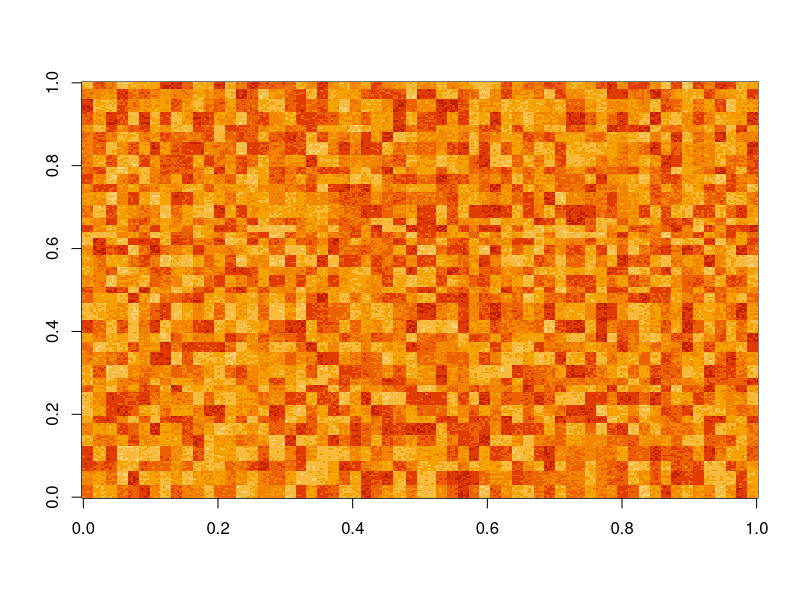
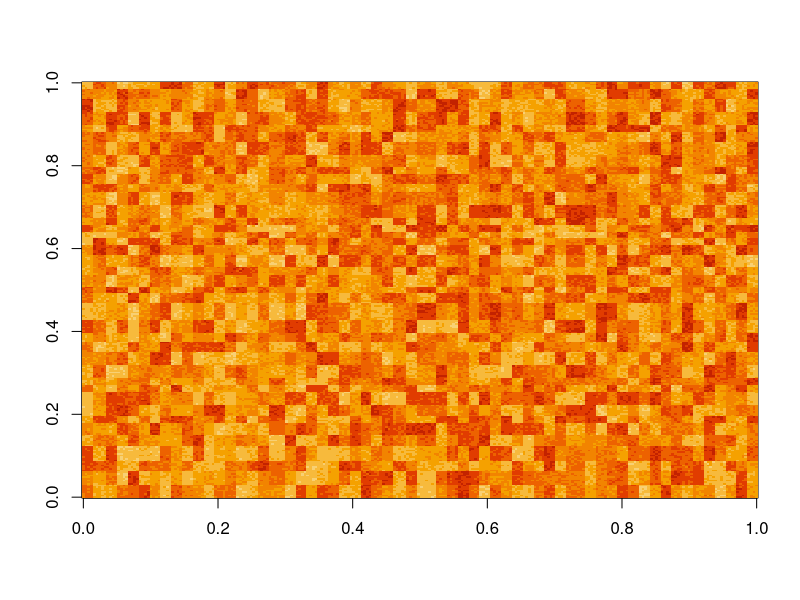
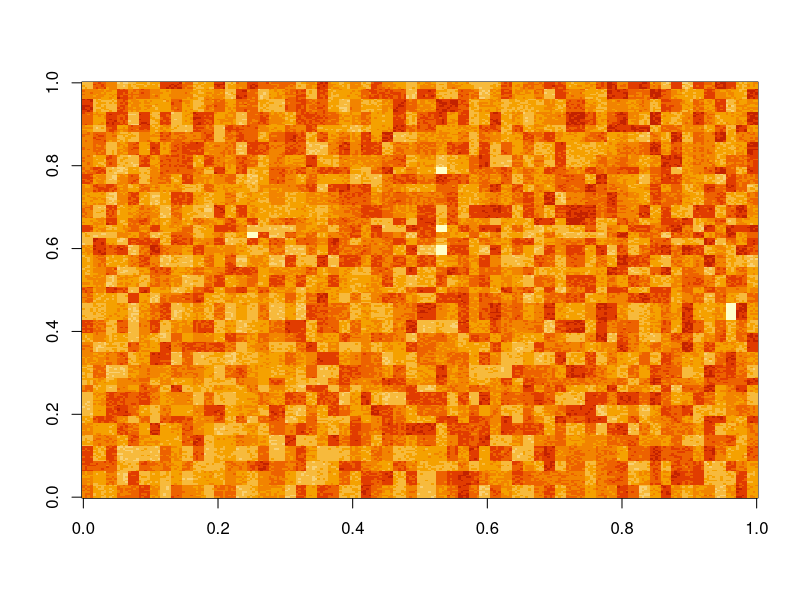
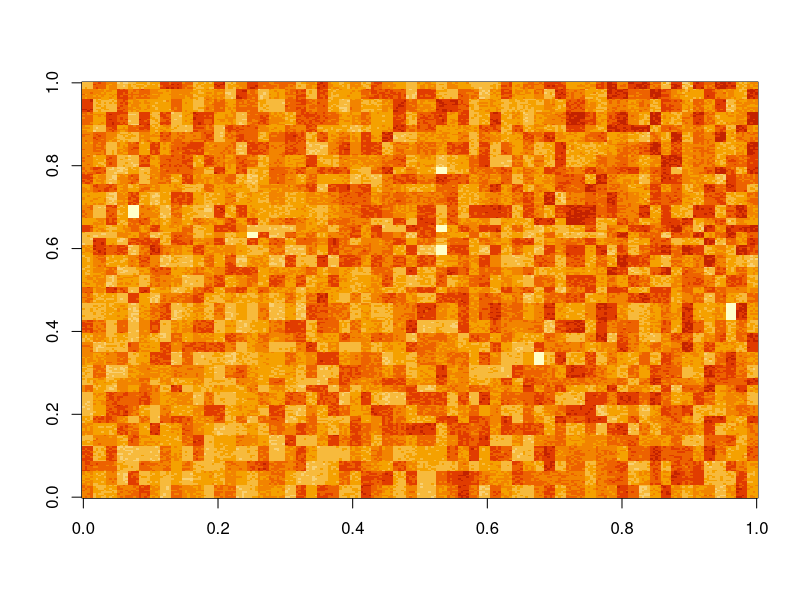
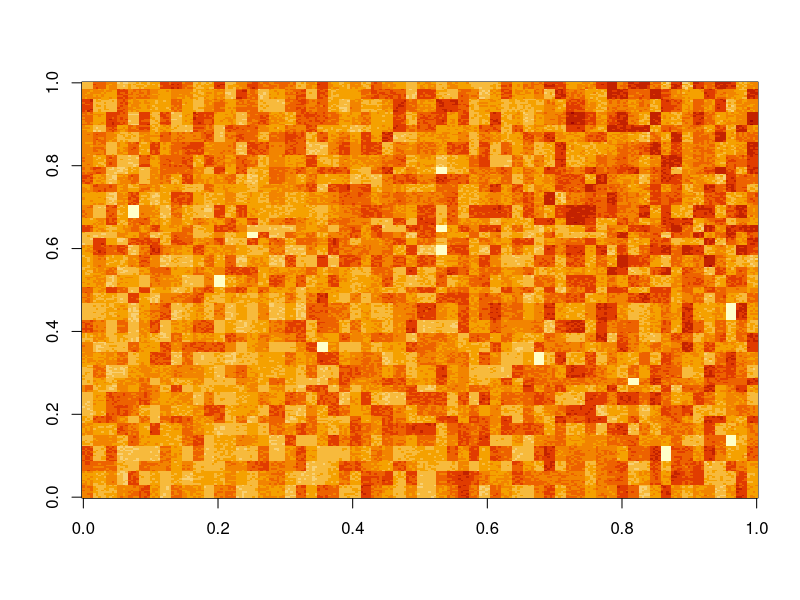
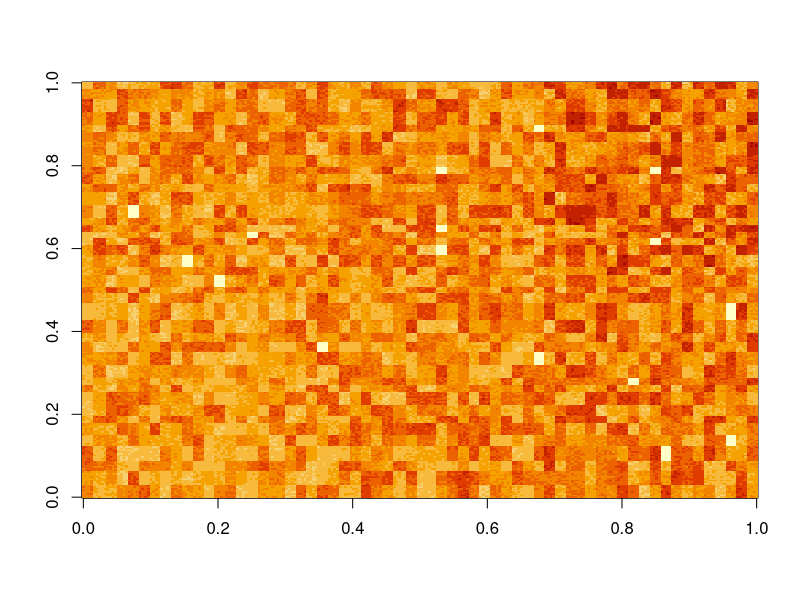
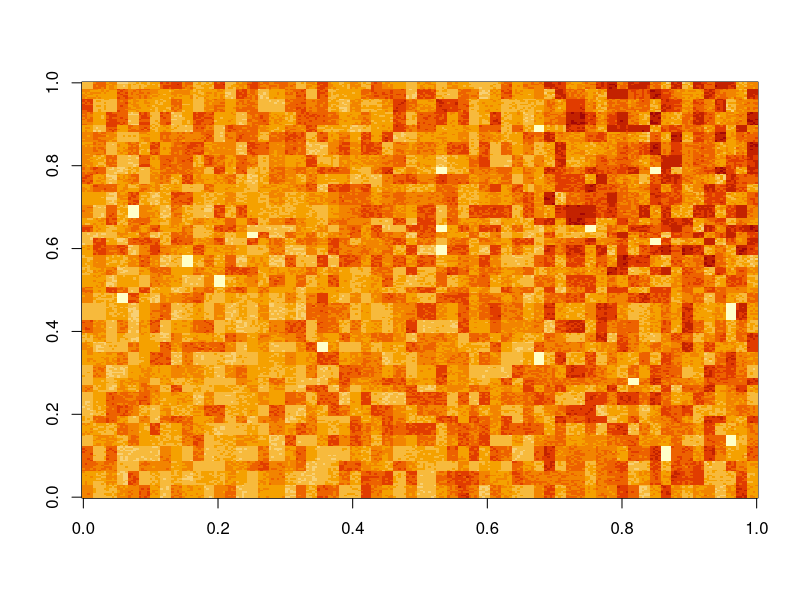
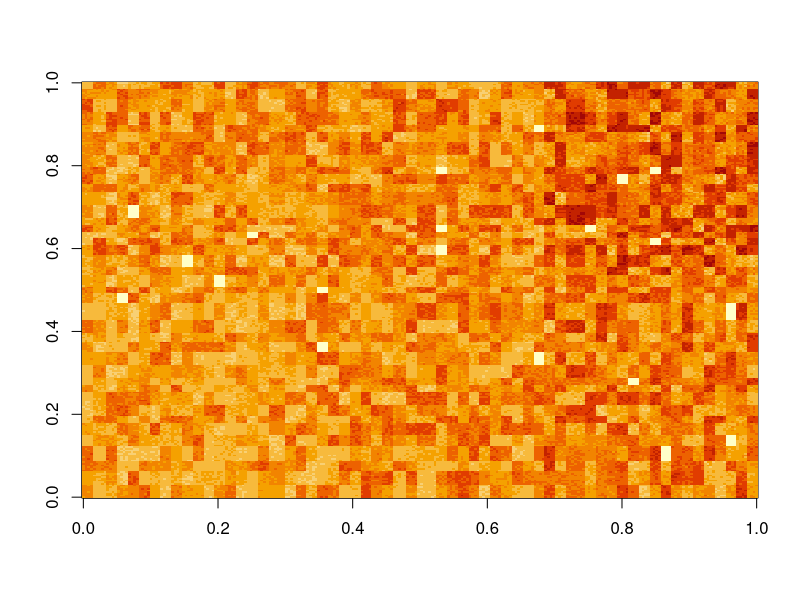

These charts were generated, in order, by the following R code:
initialise_parameters <- function(){
  params = list()
  params$parcel_sz_x = 40 #width of basic land parcel (eg for N = 500 and parcel_sz_x = 10 the ecology is composed of 50 parcels in the x direction)
  params$parcel_sz_y = 60 #width of basic land parcel
  params$region_num_x = 2 
  params$region_num_y = 3
  params$ecology_size = 250 #array size to be broken up into sub arrays
  params$time_steps = 100 #number of years etc
  params$max_developments = 5 #maximum number of developments per year 
  params$min_eco_val = 30
  params$max_eco_val = 100
  params$min_initial_eco_val = 30
  params$max_initial_eco_val = 80
  params$max_decline_rate = 0.02 #max regional decline rate
  params$offset_rate = 0.005 #rate of improvement in land parcel after parcel is offset
  params$eco_noise = 10
  params$decline_type = 'current'
  params$parcel_selection_type = 'regional' #regional or national
  params$offset_value_type = 'current' 
  params$offset_type = 'match' #match - just match the offset value to the developed value (predicted or current)
  params$region_num = params$region_num_x*params$region_num_y 
  params$decline_rates = -params$max_decline_rate*runif((params$region_num - 1))
  params$decline_rates = c(params$decline_rates, params$max_decline_rate)
  params$decline_rate_std = 0.1*params$max_decline_rate*runif((params$region_num))
  return(params)
}

rand_vec <- function(N, M, sd) {
  min_width = 3;
  vec <- rnorm(N, M/N, sd)
  if (abs(sum(vec)) < 0.01) vec <- vec + 1
  vec <- round(vec / sum(vec) * M)
  deviation <- M - sum(vec)
  for (. in seq_len(abs(deviation))) {
    vec[i] <- vec[i <- sample(N, 1)] + sign(deviation)
  }
  while (any(vec <= min_width)) {
    negs <- vec <= min_width
    pos  <- vec > min_width
    vec[negs][i] <- vec[negs][i <- sample(sum(negs), 1)] + 1
    vec[pos][i]  <- vec[pos ][i <- sample(sum(pos ), 1)] - 1
  }
  vec
}

  
initialise_square_parcels <- function(params){
  parcels = list()
  pixel_indexes = 1:(params$ecology_size*params$ecology_size)
  dim(pixel_indexes) = c(params$ecology_size, params$ecology_size)
  land_parcels = matcell(pixel_indexes, c(params$parcel_sz_y, params$parcel_sz_x)) #split the ecology array into a series of subarrays with dimensions sz_x by sz_y
  parcel_num_y = land_parcels$dims[1]
  parcel_num_x = land_parcels$dims[2]
  land_parcel_num = length(land_parcels$elements) #total number of parcels
  parcel_indexes = 1:land_parcel_num #index all parcels
  dim(parcel_indexes) = c(parcel_num_y, parcel_num_x) #arrange indicies into array with dimensions of land parcels
  region_size_x = ceiling(parcel_num_x/params$region_num_x)
  region_size_y = ceiling(parcel_num_y/params$region_num_y)
  regions = matcell(parcel_indexes, c(region_size_y, region_size_x))
  region_num = length(regions$elements)
  parcels$land_parcel_num = land_parcel_num
  parcels$land_parcels = land_parcels$elements
  parcels$land_parcel_dims = land_parcels$dims
  parcels$regions = regions$elements
  parcels$region_dims = regions$dims
  parcels$region_num = region_num
  return(parcels)
}


initialise_shape_parcels <- function(params){
  parcels = list()

  parcel_vx = rand_vec(params$parcel_sz_x, params$ecology_size, 2)
  parcel_vy = rand_vec(params$parcel_sz_y, params$ecology_size, 2)
  
  pixel_indexes = 1:(params$ecology_size*params$ecology_size)
  dim(pixel_indexes) = c(params$ecology_size, params$ecology_size)
  land_parcels = mcell(pixel_indexes, parcel_vx, parcel_vy) #split the ecology array into a series of subarrays with dimensions sz_x by sz_y
  parcel_num_y = land_parcels$dims[1]
  parcel_num_x = land_parcels$dims[2]
  land_parcel_num = length(land_parcels$elements) #total number of parcels
  parcel_indexes = 1:land_parcel_num #index all parcels
  dim(parcel_indexes) = c(parcel_num_y, parcel_num_x) #arrange indicies into array with dimensions of land parcels
  region_vx = rand_vec(params$region_num_x, parcel_num_x, 1) 
  region_vy = rand_vec(params$region_num_y, parcel_num_y, 1)
  
  regions = mcell(parcel_indexes, region_vx, region_vy)
  
  region_num = length(regions$elements)
  parcels$land_parcel_num = land_parcel_num
  parcels$land_parcels = land_parcels$elements
  parcels$land_parcel_dims = land_parcels$dims
  parcels$regions = regions$elements
  parcels$region_dims = regions$dims
  parcels$region_num = region_num
  parcels$parcel_vx = parcel_vx
  parcels$parcel_vy = parcel_vy
  
  return(parcels)
}


initialise_index_object <- function(land_parcel_num){
  ind_available = 1:land_parcel_num #parcel indexes available for development or offsetting
  index_object = list()
  index_object$ind_available = ind_available
  index_object$break_flag = FALSE
  return(index_object)
}

initialise_ecology <- function(params, parcels){
  land_parcels = parcels$land_parcels
  land_parcel_num = parcels$land_parcel_num
  ecology_initial = matrix(1,params$ecology_size,params$ecology_size)
  
  for (s in 1:land_parcel_num){
    initial_parcel_value = params$min_initial_eco_val + (params$max_initial_eco_val - params$min_initial_eco_val - params$eco_noise)*runif(1) 
    inds = parcels$land_parcels[[s]]
    dim(inds) = c(1, length(inds))
    ecology_initial[inds] = ecology_initial[inds]*initial_parcel_value
  }
  ecology_initial = ecology_initial + params$eco_noise*matrix(runif(params$ecology_size*params$ecology_size),params$ecology_size,params$ecology_size)
  return(ecology_initial)
}

matcell <- function(x, tilesize){
  
  sz = c(nrow(x), ncol(x))
  A = vector('list', 2)
  for (s in 1:2){
    dm = sz[s]
    T = min(dm, tilesize[s])
    nn = floor( dm / T ) 
    resid = dm %% tilesize[s]
    if (resid == 0 ) {
      A[[s]]=c(rep(1, nn)*T)
    } else A[[s]]=c(rep(1, nn)*T,resid)
  }
  
  rowsizes = A[[1]]
  colsizes = A[[2]]
  rows = length(rowsizes)
  cols = length(colsizes)
  B = vector('list', rows*cols)
  
  rowStart = 0
  
  a = 1  
  for (i in 1:rows){
    colStart = 0
    for (j in 1:cols){
      B[[a]] = x[colStart+(1:colsizes[j]), rowStart+(1:rowsizes[i])]
      colStart = colStart + colsizes[j]
      a = a + 1
    }
    rowStart = rowStart + rowsizes[i]
  }
  
  parcel = list()
  parcel$dims = c(length(A[[1]]), length(A[[2]]))
  parcel$elements = B
  return(parcel)
}


mcell <- function(x, vx, vy){
  
  rowsizes = vy;
  colsizes = vx;
  rows = length(rowsizes);
  cols = length(colsizes);

  a = 1
  B = vector('list', rows*cols)
  colStart = 0
  for (i in 1:cols){
    rowStart = 0
    for (j in 1:rows){
      B[[a]] = x[rowStart+(1:rowsizes[j]), colStart+(1:colsizes[i])]
      rowStart = rowStart + rowsizes[j]
      a = a + 1
    }
    colStart = colStart + colsizes[i]
  }
  
  parcel = list()
  parcel$dims = c(length(vy), length(vx))
  parcel$elements = B
  return(parcel)
  
}  





determine_current_pixel <- function(pix_ind, ecology){
  
  loc <- ind2sub(ecology, pix_ind)
  val = ecology[pix_ind]   
  
  current_pixel = list()
  current_pixel$loc = loc
  current_pixel$val = val
  return(current_pixel)
}

ind2sub <- function(A, ind){
  m = nrow(A)
  rw = ((ind-1) %% m) + 1 
  cl = floor((ind-1) / m) + 1
  loc = c(rw, cl)
  return(loc)
}

offset_rule <- function(pos_y, params, rate, t){
  mn = params$min_eco_val
  mx = params$max_eco_val
  t_sh = -1/rate * log( ((pos_y - mn)/(mx - pos_y)))
  offset_rule = mn + (mx - mn)/(1 + exp(-rate*( t - t_sh)))
}

initialise_counterfactuals <- function(params, parcels, ecology_initial){
  counterfactuals = list()
  
  region_num = parcels$region_num
  regions = parcels$regions
  land_parcels = parcels$land_parcels
  current_ecology = ecology_initial
  time_vec = 1:params$time_steps 
  elements = array(0, c(params$ecology_size, params$ecology_size, params$time_steps))
  decline_rates = vector('list', region_num)
  
  for (region_ind in 1:region_num){
    
    current_region = regions[[region_ind]]
    current_parcel_num = length(current_region)    
    decline_params = c(length(current_region), params$decline_rates[region_ind], params$decline_rate_std[region_ind])
    current_decline_rates = matrix(rnorm(decline_params[1], mean = decline_params[2], sd = decline_params[3]), ncol = ncol(current_region))
    decline_rates[[region_ind]] = current_decline_rates
    parcel_inds = current_region
    dim(parcel_inds) = c(1, current_parcel_num)
    
    for (parcel_count in 1:current_parcel_num){
      parcel_ind = parcel_inds[parcel_count]
      current_parcel = land_parcels[[parcel_ind]]
      current_dec_rate = current_decline_rates[parcel_count]
      current_pixel_num = length(current_parcel)
      pixel_inds = current_parcel
      dim(pixel_inds) = c(1, current_pixel_num)
      
      for (pix_ind in pixel_inds){
        current_pixel <- determine_current_pixel(pix_ind, current_ecology)
        elements[current_pixel$loc[1], current_pixel$loc[2], ] = offset_rule(current_pixel$val, params, current_dec_rate, time_vec)
      }
    }
  }
  counterfactuals$elements = elements
  counterfactuals$decline_rates = decline_rates
  return(counterfactuals)
}

initialise_outputs <- function(params, counterfactuals, parcels){
  parcel_num_x = length(parcels$parcel_vx)
  parcel_num_y = length(parcels$parcel_vy)
  outputs = list()
  outputs$developed_indexes = vector('list', params$time_steps)
  outputs$offset_indexes = vector('list', params$time_steps)
  outputs$offset_trajectories = array(0, c(params$ecology_size, params$ecology_size, params$time_steps)) 
  outputs$developed_losses = array(0, c(length(parcels$parcel_vy), length(parcels$parcel_vx), params$time_steps))
  outputs$avoided_losses = outputs$developed_losses
  outputs$true_gains = outputs$developed_losses
  outputs$true_losses = outputs$developed_losses
  outputs$trajectories = counterfactuals$elements
  outputs$counterfactuals = counterfactuals$elements
  return(outputs)
  
}

find_parcel_vals <- function(parcels, current_ecology){
  land_parcels = parcels$land_parcels
  land_parcel_num = length(land_parcels)
  current_parcel_vals = rep(0, land_parcel_num)
  
  for (s in 1:land_parcel_num){
    inds = land_parcels[[s]]
    current_parcel_vals[s] = sum(current_ecology[inds])
  }
  return(current_parcel_vals)
}

select_parcel_to_develop <- function(ind_available, current_parcel_vals, parcels){
  developed_object = list()
  
  land_parcels = parcels$land_parcels
  developed_ind = ind_available[sample(1:length(ind_available), 1)]
  parcel_val = current_parcel_vals[developed_ind] #determine ecological value of selected parcel   
  current_parcel = land_parcels[[developed_ind]]
  
  developed_object$parcel_index = developed_ind
  developed_object$parcel_val = parcel_val
  developed_object$current_parcel = current_parcel
  
  return(developed_object)
}

update_index <- function(index_object, parcel_ind){
  ind_available = index_object$ind_available
  ind_available <- setdiff(ind_available, parcel_ind) #remove developed parcel from available list   
  if (length(ind_available) < 1 ){   
    break_flag = TRUE
  } else {break_flag = FALSE}
  index_object$ind_available = ind_available
  index_object$break_flag = break_flag
  return(index_object)
}

find_region <- function(parcels, parcel_ind){
  region_num = parcels$region_num
  regions = parcels$regions
  for (s in 1:region_num){
    if (any(regions[[s]] == parcel_ind)){
      region_index = s
      break
    }
    
  }
  return(region_index)
}

select_parcel_to_offset <- function(params, parcels, developed_object, ind_available, current_parcel_vals){
  offset_object = list()
  land_parcels = parcels$land_parcels
  region_num = parcels$region_num
  regions = parcels$regions
  parcel_selection_type = params$parcel_selection_type 
  offset_value_type = params$offset_value_type
  offset_type = params$offset_type
  developed_parcel_ind = developed_object$parcel_index
  developed_parcel_val = developed_object$parcel_val
  
  if (parcel_selection_type == 'regional'){        
    for (s in 1:region_num){
      if (any(regions[[s]] == developed_parcel_ind)) {
        offset_ind_to_use = intersect(regions[[s]], ind_available)                                        
        break
      }
    }
  } else if (parcel_selection_type == 'national'){ 
    offset_ind_to_use = ind_available
  }
  
  if (length(offset_ind_to_use) < 1 ){   
    offset_object$break_flag = TRUE
    return(offset_object)
  } else {offset_object$break_flag = FALSE}
    
  parcel_vals_to_use = current_parcel_vals[offset_ind_to_use]
  
  if (offset_type == 'match') {
    err = abs(parcel_vals_to_use - developed_parcel_val)
    err_ind = which(err == min(err))
    parcel_index = offset_ind_to_use[err_ind]
    if (length(parcel_index) > 1){   #if more than one parcel is of equal value chose at random
      parcel_index = sample(parcel_index)
    } 
  }
  
  offset_object$current_parcel = land_parcels[[parcel_index]]
  offset_object$parcel_index = parcel_index
  return(offset_object)
  
}

determine_offset_index <- function(params, parcels, developed_object, ind_available){
  region_num = parcels$region_num
  regions = parcels$regions
  if (params$parcel_selection_type == 'regional') {
    for (s in 1:region_num){
      if ( any(regions[[s]] == developed_object$parcel_ind )) {
        offset_ind_to_use = intersect(regions[[s]], ind_available)
        break
      }
    }
  } else if (params$parcel_selection_type == 'national'){
    offset_ind_to_use = ind_available
  }
  return(offset_ind_to_use)  
}

 
write_developed_trajectory <- function(outputs, developed_object, current_ecology, yr, params){
  
  current_parcel = developed_object$current_parcel
  dim(current_parcel) = c(1, length(current_parcel))

  for (pix_ind in current_parcel){
    current_pixel = determine_current_pixel(pix_ind, current_ecology)         
    current_trajectory = 0
    outputs$trajectories[current_pixel$loc[1], current_pixel$loc[2], yr:params$time_steps] = current_trajectory        
    #outputs$developed_losses[current_pixel$loc[1], current_pixel$loc[2], yr:params$time_steps] = current_pixel$val #rep(current_pixel$val, length(yr:params$time_steps))
  }
    return(outputs)
}

write_developed_loss <- function(outputs, developed_object, yr){
  parcel_loc = ind2sub(outputs$developed_losses[, , yr], developed_object$parcel_index)
  outputs$developed_losses[parcel_loc[1], parcel_loc[2], yr] = developed_object$parcel_val
  return(outputs)
}

write_offset_trajectory <- function(outputs, current_parcel, current_ecology, params, time_remaining, yr){
  
  min_eco_val = params$min_eco_val
  max_eco_val = params$max_eco_val
  offset_rate = params$offset_rate
  dim(current_parcel) = c(1, length(current_parcel))
  
  for (pix_ind in current_parcel){
    current_pixel = determine_current_pixel(pix_ind, current_ecology)   
    current_trajectory = offset_rule(current_pixel$val, params, offset_rate, time_remaining)
    outputs$trajectories[current_pixel$loc[1], current_pixel$loc[2], yr:params$time_steps] = current_trajectory        
    #outputs$avoided_losses[current_pixel$loc[1], current_pixel$loc[2], yr:params$time_steps] = current_pixel$val
    outputs$offset_trajectories[current_pixel$loc[1], current_pixel$loc[2], yr:params$time_steps] = current_trajectory
    #counterfactual = counterfactuals$elements[current_pixel$loc[1], current_pixel$loc[2], yr:params$time_steps]
    #outputs$true_gains[current_pixel$loc[1], current_pixel$loc[2], yr:params$time_steps] = current_trajectory - counterfactual             
  }
  return(outputs)
  
}


sum_regions <- function(time_steps, parcels, trajectories){
  
  region_num = parcels$region_num
  land_parcels = parcels$land_parcels
  regions = parcels$regions
  region_sums = array(0, c(time_steps, region_num))
  
  for (yr in 1:time_steps){ #determine net regional offsets, net regional development_losses
    current_trajectory = trajectories[ , , yr]

    for (region_ind in 1:region_num){ #number of regions  

      current_region = regions[[region_ind]]
      current_parcel_num = length(current_region)
      current_region_sum = 0

      for (parcel_ind in current_region){ 
        current_parcel = land_parcels[[parcel_ind]]
        current_region_sum = current_region_sum + sum(current_trajectory[current_parcel])
      }
      region_sums[yr, region_ind] = current_region_sum
    }
  }
  return(region_sums)
}


predict_parcels <- function(parcels, index_object, current_ecology, params, time_remaining){
  ind_available = index_object$ind_available
  offset_rate = params$offset_rate
  land_parcels = parcels$land_parcels
  predicted_parcel_vals = array(0, length(ind_available))

  for (s in ind_available){

    current_parcel = land_parcels[[s]]
    predicted_offset_parcel = array(0, length(current_parcel))
    parcel_pix_ind = 1
    for (pix_ind in current_parcel){
      current_pixel = determine_current_pixel(pix_ind, current_ecology)
      predicted_pixel_trajectory = offset_rule(current_pixel$val, params, offset_rate, time_remaining)
      y_loc = current_pixel$loc[1]
      x_loc = current_pixel$loc[2]
      predicted_offset_parcel[parcel_pix_ind] = predicted_pixel_trajectory[length(predicted_pixel_trajectory)]
      parcel_pix_ind <- parcel_pix_ind + 1
    }     
    predicted_parcel_vals[s] = sum(predicted_offset_parcel)
  }
  return(predicted_parcel_vals)

}


params <- initialise_parameters()
parcels <- initialise_shape_parcels(params)
index_object <- initialise_index_object(parcels$land_parcel_num)
ecology_initial<- initialise_ecology(params, parcels)
counterfactuals <- initialise_counterfactuals(params, parcels, ecology_initial)
outputs <- initialise_outputs(params, counterfactuals, parcels)

graphics.off()
image(counterfactuals$elements[, , 1], zlim = c(0, 100))

t1=proc.time() 


for (yr in 1:params$time_steps){      #main time loop

  time_remaining = 0:(params$time_steps - yr)    #remaining time vector
  current_ecology = outputs$trajectories[ , , yr]
      
  if (yr%%4 == 0){
    current_parcel_vals <- find_parcel_vals(parcels, current_ecology)
    current_max_developments = min(params$max_developments, length(index_object$ind_available))
    if (current_max_developments > 1){ 
      develop_num = sample(current_max_developments, 1)
    } else {develop_num = current_max_developments
    }
  } else develop_num = 0
  
  if (develop_num > 0){
    
    for (dev_index in 1:develop_num){    #loop over the number of possible developments           
      developed_object <- select_parcel_to_develop(index_object$ind_available, current_parcel_vals, parcels)      
      outputs <- write_developed_trajectory(outputs, developed_object, current_ecology, yr, params)      
      outputs <- write_developed_loss(outputs, developed_object, yr)
      
      index_object = update_index(index_object, developed_object$parcel_index)      
      if (index_object$break_flag == TRUE){
        break
      }      
      if (params$offset_value_type == 'predicted'){   #determine predicted offset parcel values for each remaining parcel
        current_parcel_vals <- predict_parcels(parcels, index_object, current_ecology, params, time_remaining)
      }
      offset_object <- select_parcel_to_offset(params, parcels, developed_object, index_object$ind_available, current_parcel_vals)      
      if (offset_object$break_flag == TRUE){
        break
      }      
      outputs = write_offset_trajectory(outputs, offset_object$current_parcel, current_ecology, params, time_remaining, yr)      
      index_object = update_index(index_object, offset_object$parcel_index)      
      if (index_object$break_flag == TRUE){
        break
      }
    }
    image(current_ecology, zlim = c(0, 100))
  } 

  if (length(index_object$ind_available) < 1){ #if no parcels are available break out of inner loop
    print('all parcels used')        
    break     
  }
  
print(yr)

}

(proc.time()-t1)[3]
#image(outputs$trajectories[ , , yr],zlim = c(0, 100))

region_sums <- sum_regions(params$time_steps, parcels, outputs$trajectories)
offset_sums <- sum_regions(params$time_steps, parcels, outputs$offset_trajectories)
developed_sums <- sum_regions(params$time_steps, parcels, outputs$developed_losses)
counterfactual_sums <- sum_regions(params$time_steps, parcels, counterfactuals$elements)
true_region_gains <- sum_regions(params$time_steps, parcels, outputs$true_gains)



plot_type = 'measured vs counterfactual'  # 'developments vs offsets', 'measured vs counterfactual', or 'true region gains' 
A = 1:parcels$region_num
dim(A) = c(params$region_num_x, params$region_num_y)
layout(A)

if (plot_type == 'developments vs offsets'){
  ymax = max(cbind(developed_sums, offset_sums))
  ymin = min(cbind(developed_sums, offset_sums))
  for (s in 1:params$region_num){
  
    plot(developed_sums[ , s], type = 'l', ylim = c(ymin, ymax))
    lines(offset_sums[ , s], col = 'red', ylim = c(ymin, ymax))
  }
} else if (plot_type == 'measured vs counterfactual'){

  ymax = max(cbind(counterfactual_sums, region_sums))
  ymin = min(cbind(counterfactual_sums, region_sums))
  for (s in 1:params$region_num){
    plot(counterfactual_sums[ , s], type = 'l', ylim = c(ymin, ymax))
    lines(region_sums[ , s], col = 'red', ylim = c(ymin, ymax))
  }
  
} else if (plot_type == 'true region gains'){ #measured - counterfactual

  ymax = max(true_region_gains)
  ymin = min(true_region_gains)
  for (s in 1:params$region_num){
    plot(true_region_gains[ , s], type = 'l', ylim = c(ymin, ymax))
  }
}

mtext(plot_type, side = 3, line = -2, outer = TRUE)

